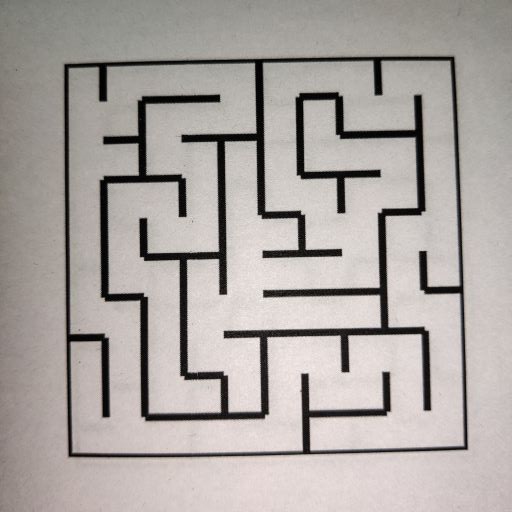
#> input picture Task_1B/test_cases/maze00.jpg, 512 x 512 px, found by its file name; its folder holds only this picture in this run
$ python task_1b.py
#> lines starting #> are read from the running program, lines starting #| are printed output that depends on the picture; after the words box and inside, x2 and y2 are one past the last pixel; in counts of white or black regions, pixels touching at a corner belong together
#> further down, input_img is the input picture: shape (512, 512, 3); mean B, G, R 161.5, 164.9, 171
'''
*****************************************************************************************
*
*				===============================================
*					Nirikshak Bot (NB) Theme (eYRC 2020-21)
*				===============================================
*
*  This script is to implement Task 1B of Nirikshak Bot (NB) Theme (eYRC 2020-21).
*
*  This software is made available on an "AS IS WHERE IS BASIS".
*  Licensee/end user indemnifies and will keep e-Yantra indemnified from
*  any and all claim(s) that emanate from the use of the Software or
*  breach of the terms of this agreement.
*
*  e-Yantra - An MHRD project under National Mission on Education using ICT (NMEICT)
*
*****************************************************************************************
'''

# Team ID:			[ Team-ID ]
# Author List:		[ Names of team members worked on this file separated by Comma: Name1, Name2, ... ]
# Filename:			task_1b.py
# Functions:		applyPerspectiveTransform, detectMaze, writeToCsv
#					[ Comma separated list of functions in this file ]
# Global variables:
#					[ List of global variables defined in this file ]


####################### IMPORT MODULES #######################
## You are not allowed to make any changes in this section. ##
## You have to implement this task with the three available ##
## modules for this task (numpy, opencv, csv)				##
##############################################################
import numpy as np
import cv2
import csv
##############################################################


################# ADD UTILITY FUNCTIONS HERE #################
## You can define any utility functions for your code.		##
## Please add proper comments to ensure that your code is	##
## readable and easy to understand.							##
##############################################################

def preProcess(img):
	imgGray = cv2.cvtColor(img, cv2.COLOR_BGR2GRAY)
	imgBlur = cv2.GaussianBlur(imgGray, (5,5), 1)
	imgThreshold = cv2.threshold(imgBlur, 200,255,cv2.THRESH_BINARY)
	return imgThreshold

def pP(img):
	imgGray = cv2.cvtColor(img, cv2.COLOR_BGR2GRAY)
	imgBlur = cv2.medianBlur(imgGray, 5)
	imgThreshold = cv2.adaptiveThreshold(imgBlur, 255, cv2.ADAPTIVE_THRESH_GAUSSIAN_C, cv2.THRESH_BINARY, 11, 2)
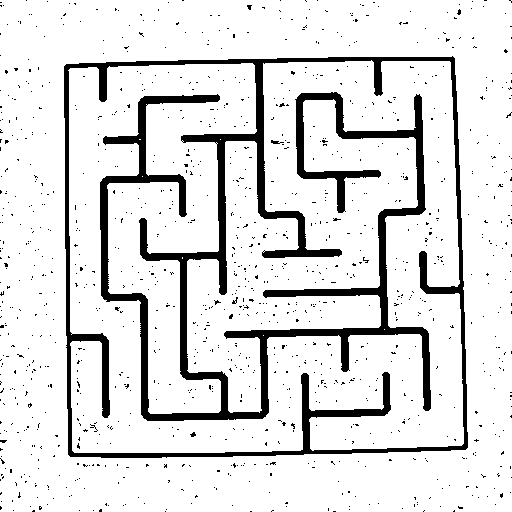
#> imgThreshold: shape (512, 512); 87.9% white; 1131 black regions (1129 under 20 px)
	return imgThreshold

def pP1(img):
	imgGray = cv2.cvtColor(img, cv2.COLOR_BGR2GRAY)
	kernel = np.ones((5,5),np.float32)/25
	imgBlur = cv2.filter2D(imgGray,-1,kernel)
	imgThreshold = cv2.adaptiveThreshold(imgBlur, 255, cv2.ADAPTIVE_THRESH_GAUSSIAN_C, cv2.THRESH_BINARY, 11, 2)
	return imgThreshold


def reorder(myPoints):
	myPoints = myPoints.reshape((4, 2))
	myPointsNew = np.zeros((4, 1, 2), dtype = np.float32)
	add = myPoints.sum(1)
	myPointsNew[0] = myPoints[np.argmin(add)]
	myPointsNew[3] = myPoints[np.argmax(add)]
	diff = np.diff(myPoints, axis = 1)
	myPointsNew[1] = myPoints[np.argmin(diff)]
	myPointsNew[2] = myPoints[np.argmax(diff)]

	return myPointsNew

def vertical_wall(pimg, r , sci, eci):
	prepart1 = pP(pimg)

	cnt, hierarchy = cv2.findContours(prepart1, cv2.RETR_TREE, cv2.CHAIN_APPROX_SIMPLE)

	good_c = []
	for c in cnt:
		area = cv2.contourArea(c)
		if area > 50:
			peri = cv2.arcLength(c, True)
			approx = cv2.approxPolyDP(c, 0.02 * peri, True)
			if (len(approx) == 4 or len(approx) == 5 or len(approx) == 6 ):
				good_c.append(c)

	if(len(good_c) == 0):
		prepart1 = preProcess(pimg)

		cnt, hierarchy = cv2.findContours(prepart1, cv2.RETR_TREE, cv2.CHAIN_APPROX_SIMPLE)

		for c in cnt:
			area = cv2.contourArea(c)
			if area > 50:
				peri = cv2.arcLength(c, True)
				approx = cv2.approxPolyDP(c, 0.02 * peri, True)
				if (len(approx) == 4 or len(approx) == 5 or len(approx) == 6 or len(approx) == 7):
					good_c.append(c)


	good_c.sort(reverse = True, key = lambda x : cv2.contourArea(x))
	if len(good_c) != 0:
		area_good = cv2.contourArea(good_c[0])
		if area_good > 2300:
			return False
		else:
			return True
	else:
		return False


def horizontal_wall(pimg, c , sci, eci):
	prepart1 = pP(pimg)

	cnt, hierarchy = cv2.findContours(prepart1, cv2.RETR_TREE, cv2.CHAIN_APPROX_SIMPLE)

	good_c = []
	for c in cnt:
		area = cv2.contourArea(c)
		if area > 50:
			peri = cv2.arcLength(c, True)
			approx = cv2.approxPolyDP(c, 0.02 * peri, True)


			if (len(approx) == 4 or len(approx) == 5 or len(approx) == 6):
				good_c.append(c)

	if(len(good_c) == 0):
		prepart1 = preProcess(pimg)

		cnt, hierarchy = cv2.findContours(prepart1, cv2.RETR_TREE, cv2.CHAIN_APPROX_SIMPLE)

		for c in cnt:
			area = cv2.contourArea(c)
			if area > 50:
				peri = cv2.arcLength(c, True)
				approx = cv2.approxPolyDP(c, 0.02 * peri, True)
				if (len(approx) == 4 or len(approx) == 5 or len(approx) == 6 or len(approx) == 7 or len(approx) == 8):
					good_c.append(c)

	good_c.sort(reverse = True, key = lambda x : cv2.contourArea(x))
	if len(good_c) != 0:
		area_good = cv2.contourArea(good_c[0])
		if area_good > 2300:
			return False
		else:
			return True
	else:
		return False


##############################################################


def applyPerspectiveTransform(input_img):

	"""
	Purpose:
	---
	takes a maze test case image as input and applies a Perspective Transfrom on it to isolate the maze

	Input Arguments:
	---
	`input_img` :	[ numpy array ]
		maze image in the form of a numpy array

	Returns:
	---
	`warped_img` :	[ numpy array ]
		resultant warped maze image after applying Perspective Transform

	Example call:
	---
	warped_img = applyPerspectiveTransform(input_img)
	"""

	warped_img = None

	##############	ADD YOUR CODE HERE	##############
	#cv2.imwrite("initial.png",input_img)
	imgThreshold = pP(input_img)
	contours, hierarchy = cv2.findContours(imgThreshold, cv2.RETR_CCOMP, cv2.CHAIN_APPROX_NONE)
#> contours = 1218 contours, 1205 with area under 20; largest, box (x1, y1, x2, y2) and area: (0, 0, 512, 512) 260876, (63, 55, 469, 459) 157728, (68, 60, 464, 453) 124171, (270, 139, 281, 145) 35, (189, 431, 197, 438) 26


	max_area = 0
	biggest = np.array([])
	for i in contours:

		area = cv2.contourArea(i)
		if area > 50:
			peri = cv2.arcLength(i, True)
			approx = cv2.approxPolyDP(i, 0.02 * peri, True)
			if area > max_area and len(approx) == 4:
				biggest = approx
				max_area = area
#> this loop made 1218 passes
#> (area, peri, biggest, max_area) on pass 710: (260876.5, 2191.3, [[0, 0], [0, 511], [511, 511], [511, 0]], 260876.5)
#> (area, peri, approx) on pass 1112: (157728, 1592.4, [[452, 55], [468, 447], [70, 457], [63, 66]])
#> after the loop, max_area = 260876.5


	biggest = reorder(biggest)
#> in reorder, `myPoints = myPoints.reshape((4, 2))`: myPoints = [[0, 0], [0, 511], [511, 511], [511, 0]]
#> in reorder, `add = myPoints.sum(1)`: add = [0, 511, 1022, 511]
#> in reorder, `diff = np.diff(myPoints, axis = 1)`: diff = [0, 511, 0, -511]
#> biggest = [[0, 0], [511, 0], [0, 511], [511, 511]]
	biggest = np.int0(biggest)

	pts1 = np.float32(biggest)
#> pts1 = [[0, 0], [511, 0], [0, 511], [511, 511]]
	pts2 = np.float32([[0,0], [1024, 0], [0,1024], [1024,1024]])
	matrix = cv2.getPerspectiveTransform(pts1, pts2)
#> matrix = [[2, 0, 0], [0, 2, 0], [0, 0, 1]]
	warp = cv2.warpPerspective(input_img, matrix, (1024, 1024))
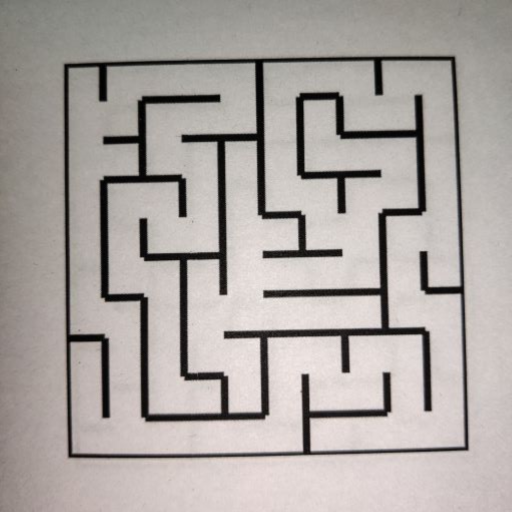
#> warp: shape (1024, 1024, 3) (shown at 1/2 size); mean B, G, R 161.5, 164.8, 171
	#cv2.imwrite("befwarp.png",warp)
	warped_img = cv2.resize(warp, (1280,1280),interpolation = cv2.INTER_NEAREST)
	#cv2.imwrite("wimh.png",warped_img)


	##################################################

	return warped_img


def detectMaze(warped_img):

	"""
	Purpose:
	---
	takes the warped maze image as input and returns the maze encoded in form of a 2D array

	Input Arguments:
	---
	`warped_img` :	  [ numpy array ]
		resultant warped maze image after applying Perspective Transform

	Returns:
	---
	`maze_array` :	  [ nested list of lists ]
		encoded maze in the form of a 2D array

	Example call:
	---
	maze_array = detectMaze(warped_img)
	"""

	maze_array = []

	##############	ADD YOUR CODE HERE	##############
	arr_boxes = np.zeros(shape=(10,10), dtype = int)
	for i in range(10):
		arr_boxes[i,0] += 1
		arr_boxes[0,i] += 2
		arr_boxes[i,9] += 4
		arr_boxes[9,i] += 8

	for r in range(10):
		c = 0
		sci = 0
		eci = 100
		while(c != 9):
			part = warped_img[r * 50: r * 50 + 50 , sci:eci]
			vw = vertical_wall(part, r , sci, eci)
			if(vw):
				arr_boxes[r,c] += 4
				arr_boxes[r,c+1] += 1
			sci += 50
			eci += 50
			c += 1
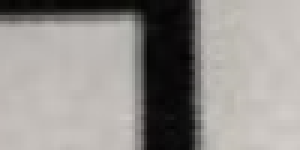
#> part: shape (50, 100, 3) (shown 3 times larger); mean B, G, R 142.2, 145.5, 148.9

	for c in range(10):
		r = 0
		sri = 0
		eri = 100
		while(r != 9):
			part = warped_img[sri:eri ,c * 50: c * 50 + 50]
			hw = horizontal_wall(part, c , sri, eri)
			if(hw):
				arr_boxes[r,c] += 8
				arr_boxes[r+1,c] += 2
			sri += 50
			eri += 50
			r += 1
#> this loop made 6 passes
#> pass 1, in pP (call 92), `imgGray = cv2.cvtColor(img, cv2.COLOR_BGR2GRAY)`:
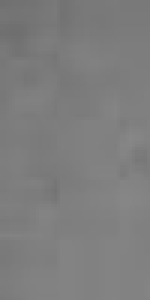
#> imgGray: shape (100, 50) (shown 3 times larger); min 111, max 135, mean 125.7
#> pass 1, in pP (call 92), `imgThreshold = cv2.adaptiveThreshold(imgBlur, 255, cv2.ADAPTIVE_THRESH..`:
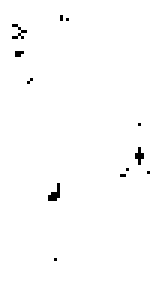
#> imgThreshold: shape (100, 50) (shown 3 times larger); 99% white; black in thin lines or dots, all inside (x1, y1, x2, y2) = (4, 5, 50, 87)
#> after the loop:
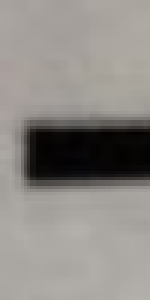
#> part: shape (100, 50, 3) (shown 3 times larger); mean B, G, R 133.9, 138.2, 141.9

	maze_array = arr_boxes.tolist()


	##################################################

	return maze_array


# NOTE:	YOU ARE NOT ALLOWED TO MAKE ANY CHANGE TO THIS FUNCTION
def writeToCsv(csv_file_path, maze_array):

	"""
	Purpose:
	---
	takes the encoded maze array and csv file name as input and writes the encoded maze array to the csv file

	Input Arguments:
	---
	`csv_file_path` :	[ str ]
		file path with name for csv file to write

	`maze_array` :		[ nested list of lists ]
		encoded maze in the form of a 2D array

	Example call:
	---
	warped_img = writeToCsv('test_cases/maze00.csv', maze_array)
	"""

	with open(csv_file_path, 'w', newline='') as file:
		writer = csv.writer(file)
		writer.writerows(maze_array)


# NOTE:	YOU ARE NOT ALLOWED TO MAKE ANY CHANGE TO THIS FUNCTION
#
# Function Name:	main
#		 Inputs:	None
#		Outputs:	None
#		Purpose:	This part of the code is only for testing your solution. The function first takes 'maze00.jpg'
#					as input, applies Perspective Transform by calling applyPerspectiveTransform function,
#					encodes the maze input in form of 2D array by calling detectMaze function and writes this data to csv file
#					by calling writeToCsv function, it then asks the user whether to repeat the same on all maze images
#					present in 'test_cases' folder or not. Write your solution ONLY in the space provided in the above
#					applyPerspectiveTransform and detectMaze functions.

if __name__ == "__main__":

	# path directory of images in 'test_cases' folder
	img_dir_path = 'test_cases/'

	# path to 'maze00.jpg' image file
	file_num = 0
	img_file_path = img_dir_path + 'maze0' + str(file_num) + '.jpg'

	print('\n============================================')
	print('\nFor maze0' + str(file_num) + '.jpg')

	# path for 'maze00.csv' output file
	csv_file_path = img_dir_path + 'maze0' + str(file_num) + '.csv'

	# read the 'maze00.jpg' image file
	input_img = cv2.imread(img_file_path)

	# get the resultant warped maze image after applying Perspective Transform
	warped_img = applyPerspectiveTransform(input_img)

	if type(warped_img) is np.ndarray:

		# get the encoded maze in the form of a 2D array
#> (the run stopped early here; a loop or call above may not have finished)
